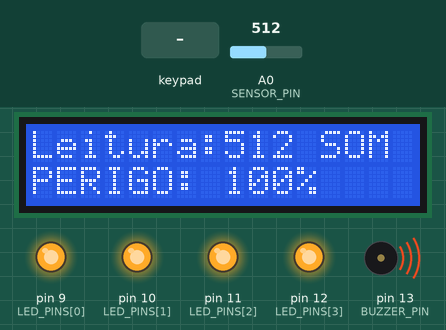
The sketch below on a simulated Arduino Uno, built with avr-gcc and run on an emulated ATmega328P. On the bench: 16×2 character LCD, output pins drawn as LEDs (lit = HIGH), buzzer (waves = sounding). The inputs (shaded band) are chosen by the test bench; at power-on: A0 (SENSOR_PIN) = 512. EEPROM starts erased.

Above: at 2.2 s.
2.3 s: A0 (SENSOR_PIN) set to 494
At 2.81 s:
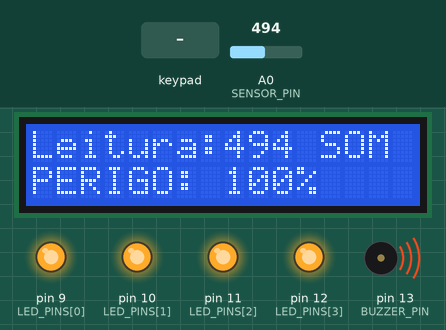
4.6 s: A0 (SENSOR_PIN) set to 462
At 6.2 s:
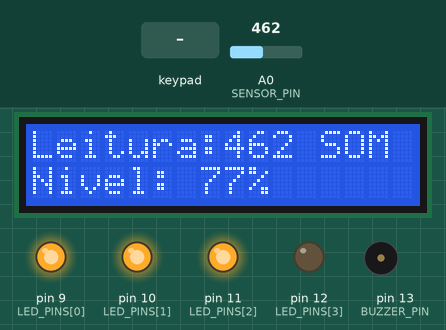
6.7 s: keypad keys 9 1 0 1 1 1 2 # pressed 0.4 s apart
At 7.8 s:
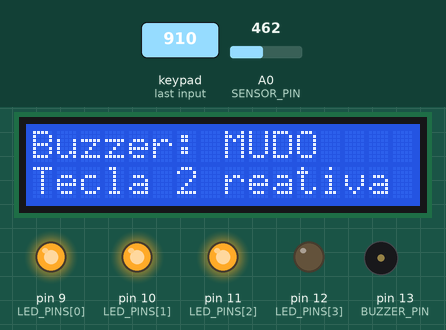
11.4 s: key '3' pressed
At 14.2 s:
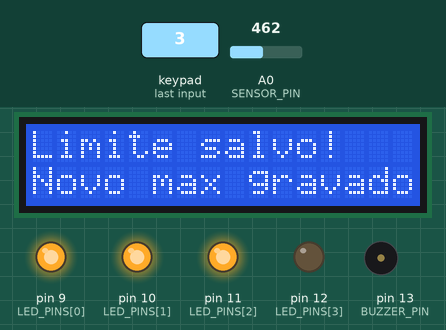
14.4 s: key '1' pressed
At 16.5 s:
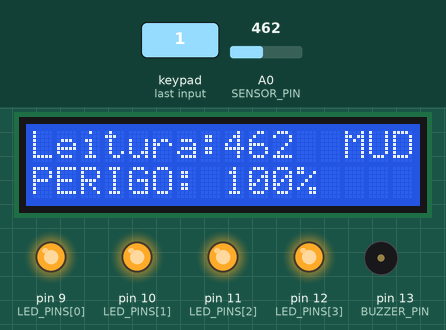
17.4 s: A0 (SENSOR_PIN) set to 306
At 18.8 s:
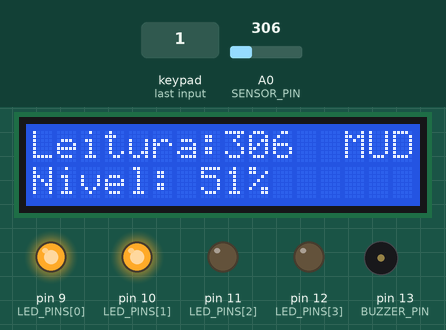
Timing chart, 0 to 19.9 s (numbered marks = the images above; inputs shaded):
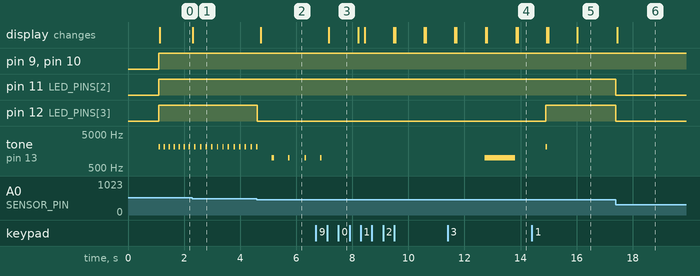

Measured:
- the behaviour switches between 480 and 479 on A0 (SENSOR_PIN) (found by bisection; images 1 and 2)
- after the input at 2.3 s, the display: changes at once (image 1)
- after the input at 4.6 s, pin 12 (LED_PINS[3]): HIGH → LOW at once; tone on pin 13 (BUZZER_PIN): alternates 1000 Hz for 0.06 s and silent for 0.51 s, starting after 0.53 s; the display: changes after 0.13 s (image 2)
- after the input at 6.7 s, tone on pin 13 (BUZZER_PIN): goes on until 6.9 s, then stays silent; the display: changes after 0.47 s (image 3)
- after the input at 11.4 s, the display: first differs from a run without the input after 2.5 s (image 4)
- after the input at 14.4 s, tone on pin 13 (BUZZER_PIN): goes on until 14.9 s, then stays silent; the display: first differs from a run without the input after 0.58 s (image 5 shows a later state)
- after the input at 17.4 s, pin 11 (LED_PINS[2]), pin 12 (LED_PINS[3]): HIGH → LOW at once; the display: changes after 0.06 s (image 6)
- by itself, tone on pin 13 (BUZZER_PIN): alternates 2100 Hz for 0.05 s and silent for 0.15 s

The sketch:

Indicador_Nivel_Agua.ino
```cpp
#include <Wire.h>
#include <LiquidCrystal_I2C.h>
#include <Keypad.h>
#include <EEPROM.h>

// ---------- Configuração do LCD I2C Físico ----------
#define ende 0x27
#define col 16
#define lin 2

LiquidCrystal_I2C lcd(ende, col, lin);

// ---------- Pinos ----------
const int SENSOR_PIN = A0;

// LEDs em ordem acumulativa: Verde 1, Verde 2, Amarelo, Vermelho
const int LED_PINS[4] = {9, 10, 11, 12};
const int BUZZER_PIN = 13;

// Calibração do Sensor Real (Teto máximo de leitura quando submerso)
const int VALOR_MAX_SENSOR = 600;

// ---------- Teclado Matricial 4x3 ----------
const byte LINHAS = 4; // 4 linhas
const byte COLUNAS = 3; // 3 colunas

// Mapa de teclas do teclado 4x3 real
char mapaTeclas[LINHAS][COLUNAS] = {
  {'1', '2', '3'},
  {'4', '5', '6'},
  {'7', '8', '9'},
  {'*', '0', '#'}
};

// Pinos das Linhas (Cabos azuis): 8, 7, 6, 5
byte pinosLinhas[LINHAS]   = {8, 7, 6, 5};
// Pinos das Colunas (Cabos roxos): 4, 3, 2
byte pinosColunas[COLUNAS] = {4, 3, 2};

Keypad teclado = Keypad(makeKeymap(mapaTeclas), pinosLinhas, pinosColunas, LINHAS, COLUNAS);

// ---------- Parâmetros e estados ----------
int limiteCheio = 480; // Equivalente a 80% do teto de 600
bool buzzerMudo = false;

unsigned long ultimoBeep = 0;
bool estadoBeep = false;
unsigned long ultimaTela = 0;

void mostraAviso(const char* linha1, const char* linha2) {
  lcd.clear();
  lcd.setCursor(0, 0);
  lcd.print(linha1);
  lcd.setCursor(0, 1);
  lcd.print(linha2);
  delay(1000);
  lcd.clear();
}

// Acende os LEDs proporcionalmente (25%, 50%, 75% e Limite Cheio)
void atualizaLEDs(int leitura) {
  int limites[4] = {150, 300, 450, limiteCheio};
  for (int i = 0; i < 4; i++) {
    digitalWrite(LED_PINS[i], leitura >= limites[i] ? HIGH : LOW);
  }
}

// Bips do buzzer ativam a partir de 75% (450) e aceleram até 100% (600)
void atualizaBuzzer(int leitura) {
  if (buzzerMudo || leitura < 450) {
    noTone(BUZZER_PIN);
    estadoBeep = false;
    return;
  }

  unsigned long agora = millis();

  if (leitura < limiteCheio) {
    // Alerta moderado (entre 75% e o limite configurado)
    if (estadoBeep && (agora - ultimoBeep >= 60)) {
      estadoBeep = false;
      noTone(BUZZER_PIN);
      ultimoBeep = agora;
    } else if (!estadoBeep && (agora - ultimoBeep >= 500)) {
      estadoBeep = true;
      tone(BUZZER_PIN, 1000);
      ultimoBeep = agora;
    }
  } else {
    // Alerta crítico (acima do limite configurado até o teto de 600)
    int intervaloPausa = map(constrain(leitura, limiteCheio, VALOR_MAX_SENSOR), limiteCheio, VALOR_MAX_SENSOR, 160, 35);

    if (estadoBeep && (agora - ultimoBeep >= 50)) {
      estadoBeep = false;
      noTone(BUZZER_PIN);
      ultimoBeep = agora;
    } else if (!estadoBeep && (agora - ultimoBeep >= (unsigned long)intervaloPausa)) {
      estadoBeep = true;
      tone(BUZZER_PIN, 2100);
      ultimoBeep = agora;
    }
  }
}

void trataTecla(char tecla, int leitura) {
  switch (tecla) {
    case '1':
      buzzerMudo = true;
      noTone(BUZZER_PIN);
      estadoBeep = false;
      mostraAviso("Buzzer: MUDO", "Tecla 2 reativa");
      break;

    case '2':
      buzzerMudo = false;
      mostraAviso("Buzzer: ATIVO", "Alertas ligados");
      break;

    case '3':
      limiteCheio = leitura;
      EEPROM.put(0, limiteCheio);
      mostraAviso("Limite salvo!", "Novo max gravado");
      break;

    // Como o teclado 4x3 não tem a tecla D, usamos a tecla '#' para a ajuda
    case '#':
      mostraAviso("1:Mudo 2:Som", "3:Grava Limite");
      break;
  }
}

void setup() {
  lcd.init();
  lcd.backlight();

  for (int i = 0; i < 4; i++) {
    pinMode(LED_PINS[i], OUTPUT);
  }
  pinMode(BUZZER_PIN, OUTPUT);

  int salvo;
  EEPROM.get(0, salvo);
  if (salvo > 100 && salvo <= VALOR_MAX_SENSOR) {
    limiteCheio = salvo;
  }

  // Aviso adaptado para a tecla '#' no lugar do 'D'
  mostraAviso("Sistema Pronto", "# = Ajuda teclas");
}

void loop() {
  int leitura = analogRead(SENSOR_PIN);

  // Mapeia a porcentagem baseada no teto real de 600
  int porcentagem = map(leitura, 0, VALOR_MAX_SENSOR, 0, 100);
  porcentagem = constrain(porcentagem, 0, 100); // Trava estritamente de 0 a 100%

  char tecla = teclado.getKey();
  if (tecla) {
    trataTecla(tecla, leitura);
  }

  atualizaLEDs(leitura);
  atualizaBuzzer(leitura);

  if (millis() - ultimaTela >= 120) {
    ultimaTela = millis();

    // Linha 0: Leitura bruta e status do som
    lcd.setCursor(0, 0);
    lcd.print("Leitura:");
    lcd.print(leitura);
    lcd.print("   ");
    lcd.setCursor(11, 0);
    lcd.print(buzzerMudo ? "  MUDO" : " SOM");

    // Linha 1: Porcentagem ou Alerta de Perigo
    lcd.setCursor(0, 1);
    if (leitura >= limiteCheio) {
      lcd.print("PERIGO: 100%    ");
    } else {
      lcd.print("Nivel: ");
      lcd.print(porcentagem);
      lcd.print("%        ");
    }
  }
}
```
